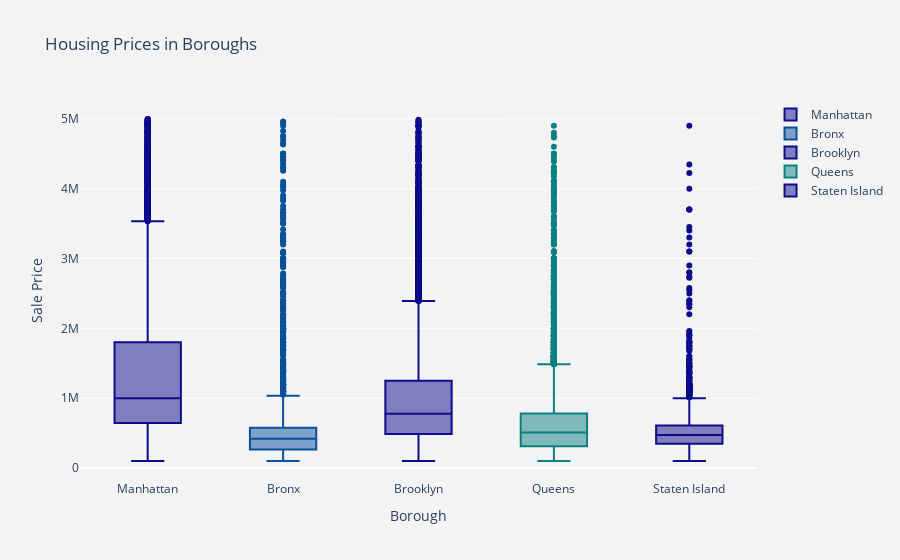

The code cell stored with this chart in its notebook:
### Markdown cell above
Not sure why I can't get the below plot to work. If you have any suggestions, please let me know.

### Code cell
# average price of a house in each borough
# box plot
df2 = df2[df2['sale_price'].notnull()]
df2 = df2[(df2['sale_price'] > 100000) & (df2['sale_price'] < 5000000)]

trace0 = go.Box(
    y=df2.sale_price[df2.borough == 'Manhattan' ],
    name = 'Manhattan',
    marker = dict(
        color = 'rgb(12, 12, 140)',
    )
)
trace1 = go.Box(
    y=df2.sale_price[df2.borough ==  'Bronx' ],
    name = 'Bronx',
    marker = dict(
        color = 'rgb(8,81,156)',
    )
)
trace2 = go.Box(
    y=df2.sale_price[df2.borough ==  'Brooklyn' ],
    name = 'Brooklyn',
    marker = dict(
        color = 'rgb(12, 12, 140)',
    )
)
trace3 = go.Box(
    y=df2.sale_price[df2.borough ==  'Queens' ],
    name = 'Queens',
    marker = dict(
        color = 'rgb(12, 128, 128)',
    )
)
trace4 = go.Box(
    y=df2.sale_price[df2.borough ==  'Staten Island' ],
    name = 'Staten Island',
    marker = dict(
        color = 'rgb(12, 12, 140)',
    )
)

dat = [trace0, trace1, trace2, trace3, trace4]
layout = go.Layout(
    title='Housing Prices in Boroughs',
    xaxis=dict(
        title='Borough'
    ),
    yaxis=dict(
        title='Sale Price'
    ),
    paper_bgcolor='rgb(243, 243, 243)',
    plot_bgcolor='rgb(243, 243, 243)'
)

fig = go.Figure(data=dat, layout=layout)
py.iplot(fig)
plt.show()

### Figure 1 — Plotly figure (JSON) as saved in the notebook; plotly's stock layout.template omitted (floating-point values rounded to 4 significant figures; data arrays with more than 128 entries replaced by an {"elided": "..."} marker saying what was removed)
{"data": [{"marker": {"color": "rgb(12, 12, 140)"}, "name": "Manhattan", "type": "box", "y": {"elided": "12320 int values"}}, {"marker": {"color": "rgb(8,81,156)"}, "name": "Bronx", "type": "box", "y": {"elided": "4565 int values"}}, {"marker": {"color": "rgb(12, 12, 140)"}, "name": "Brooklyn", "type": "box", "y": {"elided": "14536 int values"}}, {"marker": {"color": "rgb(12, 128, 128)"}, "name": "Queens", "type": "box", "y": {"elided": "17522 int values"}}, {"marker": {"color": "rgb(12, 12, 140)"}, "name": "Staten Island", "type": "box", "y": {"elided": "5714 int values"}}], "layout": {"paper_bgcolor": "rgb(243, 243, 243)", "plot_bgcolor": "rgb(243, 243, 243)", "title": {"text": "Housing Prices in Boroughs"}, "xaxis": {"title": {"text": "Borough"}}, "yaxis": {"title": {"text": "Sale Price"}}}}
